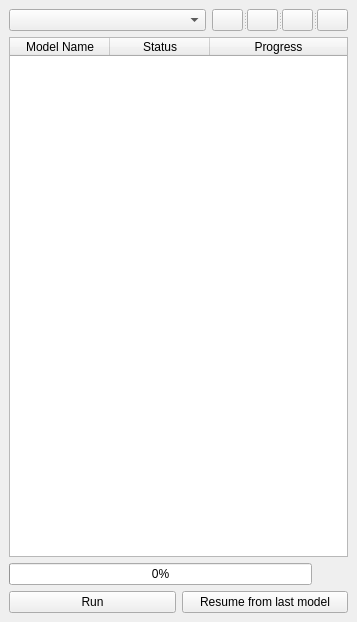
<?xml version="1.0" encoding="UTF-8"?>
<ui version="4.0">
 <class>ValidationDockWidget</class>
 <widget class="QDockWidget" name="ValidationDockWidget">
  <property name="geometry">
   <rect>
    <x>0</x>
    <y>0</y>
    <width>357</width>
    <height>622</height>
   </rect>
  </property>
  <property name="windowTitle">
   <string>DSGTools: Workflow Toolbox</string>
  </property>
  <widget class="QWidget" name="dockWidgetContents">
   <layout class="QGridLayout" name="gridLayout">
    <item row="0" column="0" colspan="2">
     <layout class="QHBoxLayout" name="horizontalLayout">
      <item>
       <widget class="QComboBox" name="comboBox">
        <property name="sizePolicy">
         <sizepolicy hsizetype="MinimumExpanding" vsizetype="Fixed">
          <horstretch>0</horstretch>
          <verstretch>0</verstretch>
         </sizepolicy>
        </property>
       </widget>
      </item>
      <item>
       <widget class="QSplitter" name="splitter">
        <property name="orientation">
         <enum>Qt::Horizontal</enum>
        </property>
        <widget class="QPushButton" name="addPushButton">
         <property name="maximumSize">
          <size>
           <width>31</width>
           <height>33</height>
          </size>
         </property>
         <property name="toolTip">
          <string>Adds a workflow</string>
         </property>
         <property name="text">
          <string/>
         </property>
         <property name="icon">
          <iconset resource="../../../../resources.qrc">
           <normaloff>:/plugins/DsgTools/icons/plus.png</normaloff>:/plugins/DsgTools/icons/plus.png</iconset>
         </property>
         <property name="flat">
          <bool>false</bool>
         </property>
        </widget>
        <widget class="QPushButton" name="editPushButton">
         <property name="maximumSize">
          <size>
           <width>31</width>
           <height>33</height>
          </size>
         </property>
         <property name="toolTip">
          <string>Edits current selected workflow</string>
         </property>
         <property name="text">
          <string/>
         </property>
         <property name="icon">
          <iconset resource="../../../../resources.qrc">
           <normaloff>:/plugins/DsgTools/icons/config.png</normaloff>:/plugins/DsgTools/icons/config.png</iconset>
         </property>
         <property name="flat">
          <bool>false</bool>
         </property>
        </widget>
        <widget class="QPushButton" name="removePushButton">
         <property name="maximumSize">
          <size>
           <width>31</width>
           <height>33</height>
          </size>
         </property>
         <property name="toolTip">
          <string>Removes current selected workflow</string>
         </property>
         <property name="text">
          <string/>
         </property>
         <property name="icon">
          <iconset resource="../../../../resources.qrc">
           <normaloff>:/plugins/DsgTools/icons/remove.png</normaloff>:/plugins/DsgTools/icons/remove.png</iconset>
         </property>
         <property name="iconSize">
          <size>
           <width>16</width>
           <height>16</height>
          </size>
         </property>
         <property name="flat">
          <bool>false</bool>
         </property>
        </widget>
        <widget class="QPushButton" name="importPushButton">
         <property name="maximumSize">
          <size>
           <width>31</width>
           <height>33</height>
          </size>
         </property>
         <property name="toolTip">
          <string>Imports a workflow from a file</string>
         </property>
         <property name="text">
          <string/>
         </property>
         <property name="icon">
          <iconset resource="../../../../resources.qrc">
           <normaloff>:/plugins/DsgTools/icons/import.png</normaloff>:/plugins/DsgTools/icons/import.png</iconset>
         </property>
         <property name="iconSize">
          <size>
           <width>16</width>
           <height>16</height>
          </size>
         </property>
         <property name="flat">
          <bool>false</bool>
         </property>
        </widget>
       </widget>
      </item>
     </layout>
    </item>
    <item row="1" column="0" colspan="2">
     <widget class="QTableWidget" name="tableWidget">
      <property name="focusPolicy">
       <enum>Qt::NoFocus</enum>
      </property>
      <property name="contextMenuPolicy">
       <enum>Qt::CustomContextMenu</enum>
      </property>
      <property name="selectionMode">
       <enum>QAbstractItemView::NoSelection</enum>
      </property>
      <property name="selectionBehavior">
       <enum>QAbstractItemView::SelectRows</enum>
      </property>
      <attribute name="horizontalHeaderStretchLastSection">
       <bool>true</bool>
      </attribute>
      <column>
       <property name="text">
        <string>Model Name</string>
       </property>
      </column>
      <column>
       <property name="text">
        <string>Status</string>
       </property>
      </column>
      <column>
       <property name="text">
        <string>Progress</string>
       </property>
      </column>
     </widget>
    </item>
    <item row="2" column="0" colspan="2">
     <layout class="QHBoxLayout" name="horizontalLayout_2">
      <item>
       <widget class="QProgressBar" name="progressBar">
        <property name="value">
         <number>0</number>
        </property>
       </widget>
      </item>
      <item>
       <widget class="QSplitter" name="splitter_2">
        <property name="orientation">
         <enum>Qt::Horizontal</enum>
        </property>
        <widget class="QPushButton" name="cancelPushButton">
         <property name="enabled">
          <bool>true</bool>
         </property>
         <property name="sizePolicy">
          <sizepolicy hsizetype="Fixed" vsizetype="Fixed">
           <horstretch>0</horstretch>
           <verstretch>0</verstretch>
          </sizepolicy>
         </property>
         <property name="maximumSize">
          <size>
           <width>30</width>
           <height>32</height>
          </size>
         </property>
         <property name="text">
          <string/>
         </property>
         <property name="icon">
          <iconset resource="../../../../resources.qrc">
           <normaloff>:/plugins/DsgTools/icons/remove_item.png</normaloff>:/plugins/DsgTools/icons/remove_item.png</iconset>
         </property>
         <property name="flat">
          <bool>true</bool>
         </property>
        </widget>
       </widget>
      </item>
     </layout>
    </item>
    <item row="3" column="0">
     <widget class="QPushButton" name="runPushButton">
      <property name="sizePolicy">
       <sizepolicy hsizetype="Minimum" vsizetype="Fixed">
        <horstretch>0</horstretch>
        <verstretch>0</verstretch>
       </sizepolicy>
      </property>
      <property name="minimumSize">
       <size>
        <width>0</width>
        <height>0</height>
       </size>
      </property>
      <property name="maximumSize">
       <size>
        <width>16777215</width>
        <height>16777215</height>
       </size>
      </property>
      <property name="text">
       <string>Run</string>
      </property>
      <property name="icon">
       <iconset resource="../../../../resources.qrc">
        <normaloff>:/plugins/DsgTools/icons/model_run.png</normaloff>:/plugins/DsgTools/icons/model_run.png</iconset>
      </property>
      <property name="flat">
       <bool>false</bool>
      </property>
     </widget>
    </item>
    <item row="3" column="1">
     <widget class="QPushButton" name="resumePushButton">
      <property name="sizePolicy">
       <sizepolicy hsizetype="Minimum" vsizetype="Fixed">
        <horstretch>0</horstretch>
        <verstretch>0</verstretch>
       </sizepolicy>
      </property>
      <property name="maximumSize">
       <size>
        <width>16777215</width>
        <height>16777215</height>
       </size>
      </property>
      <property name="text">
       <string>Resume from last model</string>
      </property>
      <property name="icon">
       <iconset resource="../../../../resources.qrc">
        <normaloff>:/plugins/DsgTools/icons/model_continue.png</normaloff>:/plugins/DsgTools/icons/model_continue.png</iconset>
      </property>
      <property name="flat">
       <bool>false</bool>
      </property>
     </widget>
    </item>
   </layout>
  </widget>
 </widget>
 <resources>
  <include location="../../../../resources.qrc"/>
 </resources>
 <connections/>
</ui>
